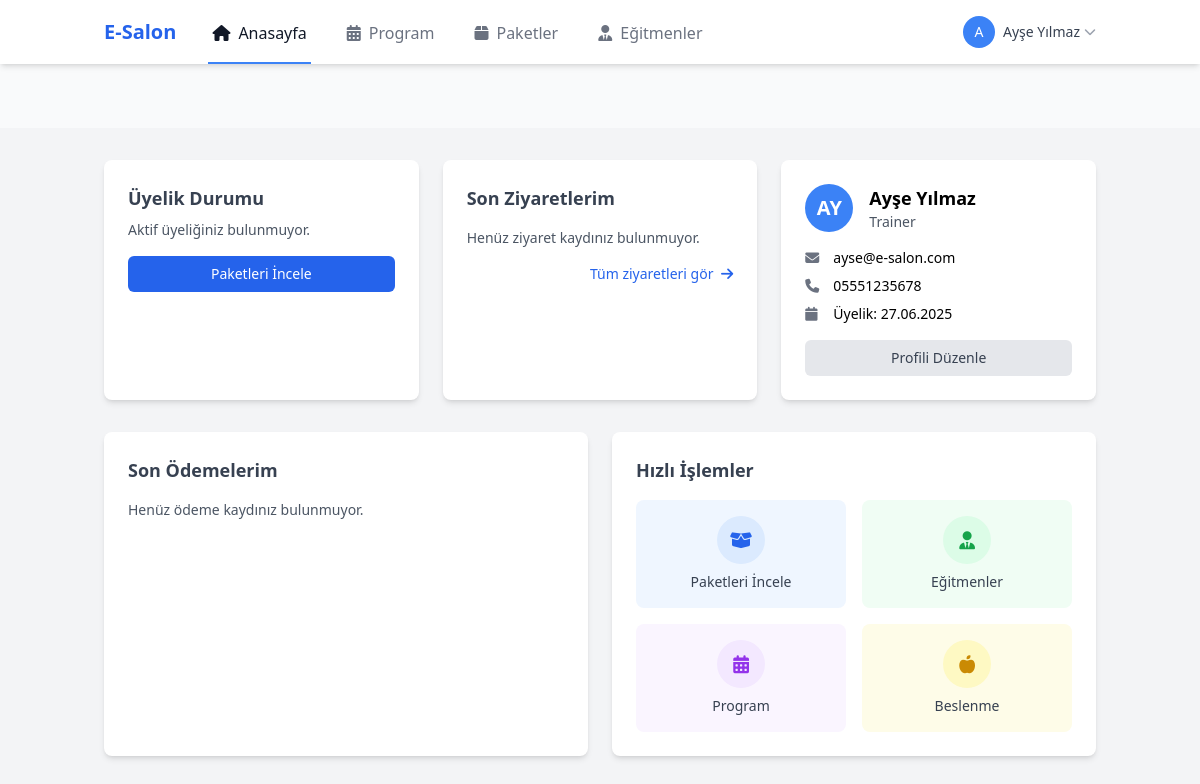
Page /index.php (signed in) on the committed database.
### tables this page shows
CREATE TABLE IF NOT EXISTS users (
    id INT AUTO_INCREMENT PRIMARY KEY,
    first_name VARCHAR(50) NOT NULL,
    last_name VARCHAR(50) NOT NULL,
    name VARCHAR(100) GENERATED ALWAYS AS (CONCAT(first_name, ' ', last_name)) STORED,
    email VARCHAR(100) NOT NULL UNIQUE,
    phone VARCHAR(20),
    password VARCHAR(255) NOT NULL,
    role ENUM('admin', 'staff', 'member', 'trainer') NOT NULL DEFAULT 'member',
    is_active TINYINT(1) NOT NULL DEFAULT 1,
    profile_image VARCHAR(255),
    specialization VARCHAR(100),
    bio TEXT,
    certifications TEXT,
    expertise TEXT,
    created_at DATETIME NOT NULL,
    updated_at DATETIME
);

### views/dashboard/member_dashboard.php (the view)
<?php
include_once 'views/partials/header.php';
$user = $dashboardData['user'];
$membership = $dashboardData['membership'] ?? null;
$visits = $dashboardData['visits'] ?? [];
$payments = $dashboardData['payments'] ?? [];
?>
<div class="bg-gray-100 min-h-screen">
    <div class="container mx-auto px-4 py-8">
        <div class="grid grid-cols-1 md:grid-cols-3 gap-6 mb-8">
            <div class="bg-white rounded-lg shadow-md p-6">
                <h2 class="text-lg font-semibold text-gray-700 mb-2">Üyelik Durumu</h2>
                <?php if (isset($membership) && $membership): ?>
                    <div class="flex items-center mb-2">
                        <div class="w-3 h-3 rounded-full <?php echo strtotime($membership['end_date']) >= time() ? 'bg-green-500' : 'bg-red-500'; ?> mr-2"></div>
                        <span class="text-sm font-medium"><?php echo strtotime($membership['end_date']) >= time() ? 'Aktif' : 'Süresi Dolmuş'; ?></span>
                    </div>
                    <div class="text-sm text-gray-600 mb-1">
                        <span class="font-medium">Paket:</span> <?php echo $membership['package_name']; ?>
                    </div>
                    <div class="text-sm text-gray-600 mb-1">
                        <span class="font-medium">Başlangıç:</span> <?php echo formatDate($membership['start_date']); ?>
                    </div>
                    <div class="text-sm text-gray-600 mb-4">
                        <span class="font-medium">Bitiş:</span> <?php echo formatDate($membership['end_date']); ?>
                    </div>
                    <?php if (strtotime($membership['end_date']) < time()): ?>
                        <a href="packages.php" class="block text-center bg-blue-600 hover:bg-blue-700 text-white py-2 px-4 rounded-md text-sm transition duration-300">
                            Üyeliğini Yenile
                        </a>
                    <?php else: ?>
                        <div class="w-full bg-gray-200 rounded-full h-2.5 mb-1">
                            <?php
                            $startDate = strtotime($membership['start_date']);
                            $endDate = strtotime($membership['end_date']);
                            $today = time();
                            $progress = ($today - $startDate) / ($endDate - $startDate) * 100;
                            $progress = min(100, max(0, $progress));
                            ?>
                            <div class="bg-blue-600 h-2.5 rounded-full" style="width: <?php echo $progress; ?>%"></div>
                        </div>
                        <p class="text-xs text-gray-500 text-right">
                            <?php echo ceil(($endDate - $today) / 86400); ?> gün kaldı
                        </p>
                    <?php endif; ?>
                <?php else: ?>
                    <p class="text-sm text-gray-600">Aktif üyeliğiniz bulunmuyor.</p>
                    <a href="packages.php" class="block text-center mt-4 bg-blue-600 hover:bg-blue-700 text-white py-2 px-4 rounded-md text-sm transition duration-300">
                        Paketleri İncele
                    </a>
                <?php endif; ?>
            </div>
            <div class="bg-white rounded-lg shadow-md p-6">
                <h2 class="text-lg font-semibold text-gray-700 mb-4">Son Ziyaretlerim</h2>
                <?php if (isset($visits) && count($visits) > 0): ?>
                    <ul class="space-y-3">
                        <?php foreach ($visits as $visit): ?>
                            <li class="flex items-center text-sm">
                                <span class="flex-shrink-0 w-8 h-8 flex items-center justify-center rounded-full bg-blue-100 text-blue-600 mr-3">
                                    <i class="fas fa-calendar-check"></i>
                                </span>
                                <div>
                                    <p class="font-medium"><?php echo date('d.m.Y', strtotime($visit['check_in_time'])); ?></p>
                                    <p class="text-gray-500"><?php echo date('H:i', strtotime($visit['check_in_time'])); ?></p>
                                </div>
                            </li>
                        <?php endforeach; ?>
                    </ul>
                <?php else: ?>
                    <p class="text-sm text-gray-600">Henüz ziyaret kaydınız bulunmuyor.</p>
                <?php endif; ?>
                <a href="visits.php" class="block text-sm text-blue-600 hover:text-blue-800 mt-4 text-right">
                    Tüm ziyaretleri gör <i class="fas fa-arrow-right ml-1"></i>
                </a>
            </div>
            <div class="bg-white rounded-lg shadow-md p-6">
                <div class="flex items-center mb-4">
                    <div class="w-12 h-12 rounded-full bg-blue-500 flex items-center justify-center text-white text-xl font-bold mr-4">
                        <?php echo substr($user['first_name'], 0, 1) . substr($user['last_name'], 0, 1); ?>
                    </div>
                    <div>
                        <h2 class="text-lg font-semibold"><?php echo $user['first_name'] . ' ' . $user['last_name']; ?></h2>
                        <p class="text-sm text-gray-600"><?php echo ucfirst($user['role']); ?></p>
                    </div>
                </div>
                <div class="space-y-2 mb-4">
                    <div class="flex items-center text-sm">
                        <i class="fas fa-envelope w-5 text-gray-500 mr-2"></i>
                        <span><?php echo $user['email']; ?></span>
                    </div>
                    <div class="flex items-center text-sm">
                        <i class="fas fa-phone w-5 text-gray-500 mr-2"></i>
                        <span><?php echo $user['phone']; ?></span>
                    </div>
                    <div class="flex items-center text-sm">
                        <i class="fas fa-calendar w-5 text-gray-500 mr-2"></i>
                        <span>Üyelik: <?php echo formatDate($user['created_at']); ?></span>
                    </div>
                </div>
                <a href="profile.php" class="block text-center bg-gray-200 hover:bg-gray-300 text-gray-700 py-2 px-4 rounded-md text-sm transition duration-300">
                    Profili Düzenle
                </a>
            </div>
        </div>
        <div class="grid grid-cols-1 lg:grid-cols-2 gap-6">
            <div class="bg-white rounded-lg shadow-md p-6">
                <h2 class="text-lg font-semibold text-gray-700 mb-4">Son Ödemelerim</h2>
                <?php if (isset($payments) && count($payments) > 0): ?>
                    <div class="overflow-x-auto">
                        <table class="min-w-full divide-y divide-gray-200">
                            <thead>
                                <tr>
                                    <th class="px-4 py-3 text-left text-xs font-medium text-gray-500 uppercase tracking-wider">Tarih</th>
                                    <th class="px-4 py-3 text-left text-xs font-medium text-gray-500 uppercase tracking-wider">Tutar</th>
                                    <th class="px-4 py-3 text-left text-xs font-medium text-gray-500 uppercase tracking-wider">Ödeme Tipi</th>
                                </tr>
                            </thead>
                            <tbody class="bg-white divide-y divide-gray-200">
                                <?php foreach ($payments as $payment): ?>
                                    <tr>
                                        <td class="px-4 py-3 whitespace-nowrap text-sm text-gray-900">
                                            <?php echo formatDate($payment['payment_date'], 'd.m.Y H:i'); ?>
                                        </td>
                                        <td class="px-4 py-3 whitespace-nowrap text-sm font-medium text-gray-900">
                                            <?php echo formatMoney($payment['amount']); ?>
                                        </td>
                                        <td class="px-4 py-3 whitespace-nowrap text-sm text-gray-500">
                                            <?php
                                            $paymentTypes = [
                                                'cash' => 'Nakit',
                                                'credit_card' => 'Kredi Kartı',
                                                'bank_transfer' => 'Havale'
                                            ];
                                            echo isset($paymentTypes[$payment['payment_type']]) ? $paymentTypes[$payment['payment_type']] : $payment['payment_type'];
                                            ?>
                                        </td>
                                    </tr>
                                <?php endforeach; ?>
                            </tbody>
                        </table>
                    </div>
                    <a href="payments.php" class="block text-sm text-blue-600 hover:text-blue-800 mt-4 text-right">
                        Tüm ödemeleri gör <i class="fas fa-arrow-right ml-1"></i>
                    </a>
                <?php else: ?>
                    <p class="text-sm text-gray-600">Henüz ödeme kaydınız bulunmuyor.</p>
                <?php endif; ?>
            </div>
            <div class="bg-white rounded-lg shadow-md p-6">
                <h2 class="text-lg font-semibold text-gray-700 mb-4">Hızlı İşlemler</h2>
                <div class="grid grid-cols-2 gap-4">
                    <a href="packages.php" class="flex flex-col items-center justify-center p-4 bg-blue-50 rounded-lg hover:bg-blue-100 transition duration-300">
                        <div class="w-12 h-12 flex items-center justify-center rounded-full bg-blue-100 text-blue-600 mb-2">
                            <i class="fas fa-box-open text-lg"></i>
                        </div>
                        <span class="text-sm font-medium text-gray-700">Paketleri İncele</span>
                    </a>
                    <a href="trainers.php" class="flex flex-col items-center justify-center p-4 bg-green-50 rounded-lg hover:bg-green-100 transition duration-300">
                        <div class="w-12 h-12 flex items-center justify-center rounded-full bg-green-100 text-green-600 mb-2">
                            <i class="fas fa-user-tie text-lg"></i>
                        </div>
                        <span class="text-sm font-medium text-gray-700">Eğitmenler</span>
                    </a>
                    <a href="schedule.php" class="flex flex-col items-center justify-center p-4 bg-purple-50 rounded-lg hover:bg-purple-100 transition duration-300">
                        <div class="w-12 h-12 flex items-center justify-center rounded-full bg-purple-100 text-purple-600 mb-2">
                            <i class="fas fa-calendar-alt text-lg"></i>
                        </div>
                        <span class="text-sm font-medium text-gray-700">Program</span>
                    </a>
                    <a href="nutrition.php" class="flex flex-col items-center justify-center p-4 bg-yellow-50 rounded-lg hover:bg-yellow-100 transition duration-300">
                        <div class="w-12 h-12 flex items-center justify-center rounded-full bg-yellow-100 text-yellow-600 mb-2">
                            <i class="fas fa-apple-alt text-lg"></i>
                        </div>
                        <span class="text-sm font-medium text-gray-700">Beslenme</span>
                    </a>
                </div>
            </div>
        </div>
    </div>
</div>
<?php
include_once 'views/partials/footer.php';
?>

### rows in the picture
users: first_name "A", last_name "Y", first_name "Ayşe", last_name "Yılmaz", role "Trainer", email "ayse@e-salon.com", phone "05551235678", created_at "27.06.2025"

### other values in the picture
substr($_SESSION['user_name'], 0, 1) "A"
$_SESSION['user_name'] "Ayşe Yılmaz"
